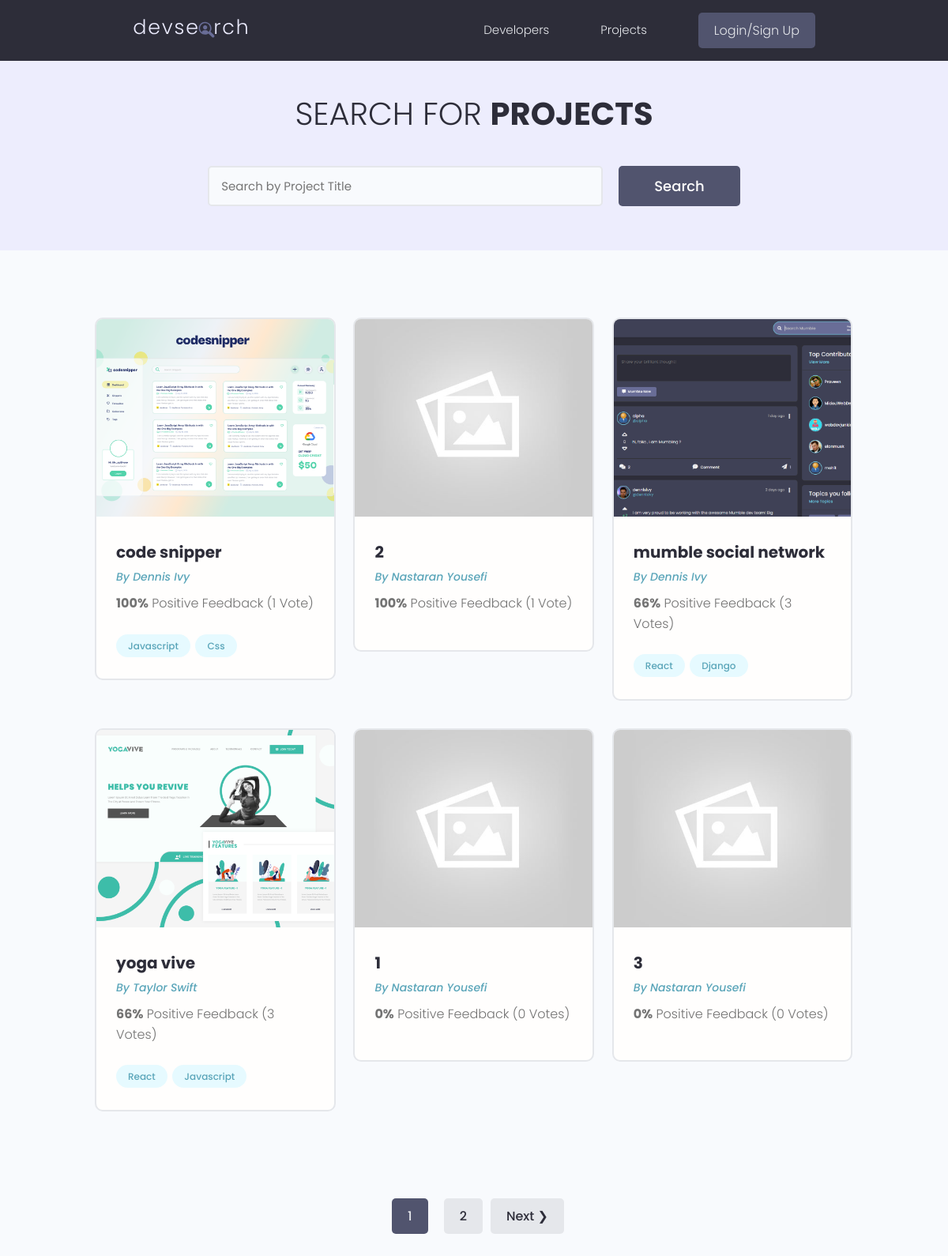
/projects/, run on the app's committed database.
### projects/models.py (models this page shows, shortened)
class Project(models.Model):
    owner = models.ForeignKey(Profile, on_delete=models.SET_NULL, null=True, blank=True)
    title = models.CharField(max_length=200)
    description = models.TextField(null=True, blank=True)
    featured_image = models.ImageField(null=True, blank=True, default='project_cover/default.jpg', upload_to='project_cover/')
    demo_link = models.CharField(max_length=2000, null=True, blank=True)
    source_code = models.CharField(max_length=2000, null=True, blank=True)
    tags = models.ManyToManyField('Tag', blank=True)
    vote_total = models.IntegerField(default=0, null=True, blank=True)
    vote_ratio = models.IntegerField(default=0, null=True, blank=True)
    created = models.DateTimeField(auto_now_add=True)
    id = models.UUIDField(default=uuid.uuid4, unique=True, editable=False, primary_key=True)
    class Meta:
        ordering = ['-vote_ratio', '-vote_total']

class Tag(models.Model):
    name = models.CharField(max_length=100)
    created = models.DateTimeField(auto_now_add=True)
    id = models.UUIDField(default=uuid.uuid4, unique=True, editable=False, primary_key=True)

### users/models.py (models this page shows, shortened)
class Profile(models.Model):
    user = models.OneToOneField(User, on_delete=models.CASCADE, null=True, blank=True)
    name = models.CharField(max_length=250, null=True, blank=True)
    username = models.CharField(max_length=250, null=True, blank=True)
    email = models.EmailField(max_length=500, blank=True, null=True)
    short_intro = models.CharField(max_length=200, blank=True, null=True)
    bio = models.TextField(blank=True, null=True)
    location = models.CharField(max_length=200, blank=True, null=True)
    profile_image = models.ImageField(blank=True, null=True, upload_to='profiles/',
                         default='profiles/user-default.png')
    social_github = models.CharField(max_length=500, blank=True, null=True)
    social_linkedin = models.CharField(max_length=500, blank=True, null=True)
    social_website = models.CharField(max_length=500, blank=True, null=True)
    social_twitter = models.CharField(max_length=500, blank=True, null=True)
    created = models.DateTimeField(auto_now_add=True)
    id = models.UUIDField(default=uuid.uuid4, unique=True, editable=False, primary_key=True)

### projects/views.py (the view)
# urls.py: path('projects/', include('projects.urls')),
def projects(request):
    search_query, projects = search_projects(request)
    page = request.GET.get('page', 1)
    results = 6
    paginator = Paginator(projects, results)
    try:
        projects = paginator.page(page)
    except EmptyPage:
        if int(page) <= 0:
            projects = paginator.page(1)
        else:
            projects = paginator.page(paginator.num_pages)
    except PageNotAnInteger:
        projects = paginator.page(1)
    context = {
        'projects' : projects,
        'search_query' : search_query,
    }
    return render(request, 'projects/projects.html', context)

### projects/utils.py (called while the page is built)
def search_projects(request):
    search_query = request.GET.get('q') or ''
    projects = Project.objects.distinct().filter(
        Q(title__icontains=search_query) |
        Q(description__icontains=search_query) |
        Q(owner__name__icontains=search_query) |
        Q(tags__name__icontains=search_query)
    )
    return search_query, projects

### projects/templates/projects/projects.html (shortened to what this page needs)
{% extends 'main.html' %}
{% block content %}
  <main class="projects">
    <section class="hero-section text-center">
      <div class="container container--narrow">
        <div class="hero-section__box">
          <h2>Search for <span>Projects</span></h2>
        </div>
        <div class="hero-section__search">
          <form id="searchForm" class="form" action="{% url 'projects' %}" method="get">
            <div class="form__field">
              <input class="input input--text" id="formInput#search" value="{{ search_query }}" type="text"  name="q"
                placeholder="Search by Project Title" />
            </div>
            <input class="btn btn--sub btn--lg" type="submit" value="Search" />
          </form>
        </div>
      </div>
    </section>
    <section class="projectsList">
      <div class="container">
        <div class="grid grid--three">
        {% for project in projects %}
          <div class="column">
            <div class="card project">
              <a href="{% url 'project' project.id %}" class="project">
                <img class="project__thumbnail" src="{{ project.featured_image.url }}" alt="{{ project.title }}" />
                <div class="card__body">
                  <h3 class="project__title">{{ project.title }}</h3>
                  <p><a class="project__author" href="{% url 'user-profile' project.owner.pk %}">By {{project.owner.name|title}}</a></p>
                  <p class="project--rating">
                    <span style="font-weight: bold;">{{ project.vote_ratio }}%</span> Positive
                    Feedback ({{ project.vote_total }} Vote{{ project.vote_total|pluralize:'s' }})
                  </p>
                  <div class="project__tags">
                    {% for tag in project.tags.all|slice:'3' %}
                    <span class="tag tag--pill tag--main">
                      <small>{{ tag.name|title }}</small>
                    </span>
                    {% endfor %}
                  </div>
                </div>
              </a>
            </div>
          </div>
        {% endfor %}
        </div>
      </div>
    </section>
    {% include 'pagination.html' with query_set=projects %}
  </main>
{% endblock %}

### static/styles/app.css (style rules this page uses)
:root { --color-sub: #2d2d39; }
.btn--sub { background-color: var(--color-sub-light); }
.card { border: 2px solid var(--color-light); }
img { width: 100%; }
.hero-section { height: 40vh; display: flex; align-items: center; background-color: var(--color-sub); }
.hero-section__box { margin-bottom: 4rem; }
.hero-section__box > h2, .hero-section__box > h2 > span { font-size: 4rem; color: var(--color-light); line-height: 1.3; text-transform: uppercase; }
.hero-section__box > h2 { font-weight: 300; }
.hero-section__box > h2 > span { font-weight: 700; }
.hero-section__search > .form { display: flex; align-items: center; justify-content: center; gap: 2rem; }
.hero-section__search > .form input.input--text { width: 50rem; }
.project__author { font-size: 1.4rem; font-style: italic; }
.project--rating { margin-bottom: 1.6em; margin-top: .5em; }
.projects > .hero-section { background: var(--color-sub-lighter); height: 30vh; }
.projects .hero-section__box { margin-bottom: 2.5rem; }
.projects .hero-section__box > h2 { color: var(--color-sub); }
.projects .hero-section__box > h2 > span { font-weight: 700; color: var(--color-sub); }
.projectsList { margin-top: 8rem; }
.project__thumbnail { height: 25rem; object-fit: cover; object-position: top center; }
.project__title { font-size: 2rem; font-weight: 700; color: var(--color-sub); }

### static/uikit/styles/modules/_variables.css (style rules this page uses)
:root { --color-main: #5aa5b9; --color-main-light: #e6faff; --color-sub: #3f4156; --color-sub-light: #51546e; --color-sub-lighter: #ededfd; --color-text: #737373; --color-gray: #8b8b8b; --color-light: #e5e7eb; --color-light-gray: #767676; --color-bg: #f8fafd; --color-white: #fffefd; --color-white-light: #f3f3f3; --color-success: #359e64; --color-success-bg: #def8e8; --color-error: #fc4b0b; --color-error-bg: #fff2ee; --font-base: 'Poppins', arial, helvetica, 'Segoe UI', roboto, ubuntu, sans-serif; --font-monospace: 'Fira Code', 'Courier New', courier, monospace; --font-regular: 300; --font-medium: 500; --font-bold: 700; --generic-shadow: 1px 1px 5px #00000010; --generic-transition: all 0.3s ease-in-out; }

### static/uikit/styles/modules/_base.css (style rules this page uses)
* { margin: 0; padding: 0; box-sizing: border-box; text-rendering: optimizeLegibility; color: inherit; font-size: inherit; }
html { font-size: 50%; }
@media only screen and (min-width: 480px) { html { font-size: 56.25%; } }
@media only screen and (min-width: 1200px) { html { font-size: 62.5%; } }
body { line-height: 1.6; font-weight: 400; font-size: 1.5rem; color: var(--color-text); background-color: var(--color-bg); min-height: 100vh; }

### static/uikit/styles/modules/_typography.css (style rules this page uses)
* { font-family: var(--font-base); }
h2 { font-size: 3.6rem; font-weight: var(--font-bold); }
h3 { font-size: 3.2rem; font-weight: var(--font-medium); }
p, span, strong { font-size: 1.6rem; color: var(--color-text); font-weight: var(--font-regular); }
a { padding-bottom: 2px; text-decoration: none; display: inline-block; color: var(--color-main); font-weight: var(--font-medium); }

### static/uikit/styles/modules/_utilities.css (style rules this page uses)
.container { width: 92%; max-width: 165rem; margin: 0 auto; box-sizing: border-box; }
.container--narrow { width: 92%; max-width: 120rem; }
@media screen and (min-width: 1000px) { .container { width: 90%; } }
@media screen and (min-width: 1000px) { .container--narrow { width: 85%; } }
@media screen and (min-width: 1200px) { .container { width: 80%; } }
@media screen and (min-width: 1200px) { .container--narrow { width: 72%; } }
.text-center { text-align: center; }

### static/uikit/styles/modules/_button.css (style rules this page uses)
.btn { display: inline-block; position: relative; cursor: pointer; background-color: var(--color-light); font-weight: var(--font-medium); color: var(--color-sub); text-decoration: none; padding: 1rem 2rem; border-radius: 0.5rem; border: none; width: -webkit-fit-content; width: -moz-fit-content; width: fit-content; height: -webkit-fit-content; height: -moz-fit-content; height: fit-content; font-size: 1.6rem; outline-width: 0; outline-color: transparent; -webkit-backface-visibility: hidden; backface-visibility: hidden; transition: all 0.3s ease-in-out; }
.btn--sub { background-color: var(--color-sub); color: var(--color-white); }
.btn--lg { font-size: 1.8rem; padding: 1.2rem 4.5rem; }

### static/uikit/styles/modules/_card.css (style rules this page uses)
.card { border-radius: 1rem; background-color: var(--color-white); border: 1.5px solid var(--color-light); width: auto; height: auto; margin-top: 0.5rem; margin-bottom: 0.5rem; overflow: hidden; }
.card__body, .card__header { padding: 2rem 2.5rem; }

### data on the page
Project: featured_image (picture), title "code snipper", owner.name "Dennis Ivy", vote_ratio "100", vote_total "1"
Tag: name "Javascript"
Tag: name "Css"
Project: featured_image (placeholder picture), title "2", owner.name "Nastaran Yousefi", vote_ratio "100", vote_total "1"
Project: featured_image (picture), title "mumble social network", owner.name "Dennis Ivy", vote_ratio "66", vote_total "3"
Tag: name "React"
Tag: name "Django"
Project: featured_image (picture), title "yoga vive", owner.name "Taylor Swift", vote_ratio "66", vote_total "3"
Project: featured_image (placeholder picture), title "1", owner.name "Nastaran Yousefi", vote_ratio "0", vote_total "0"
Project: featured_image (placeholder picture), title "3", owner.name "Nastaran Yousefi", vote_ratio "0", vote_total "0"

### other printed values
{{ i }} "1"
{{ i }} "2"
